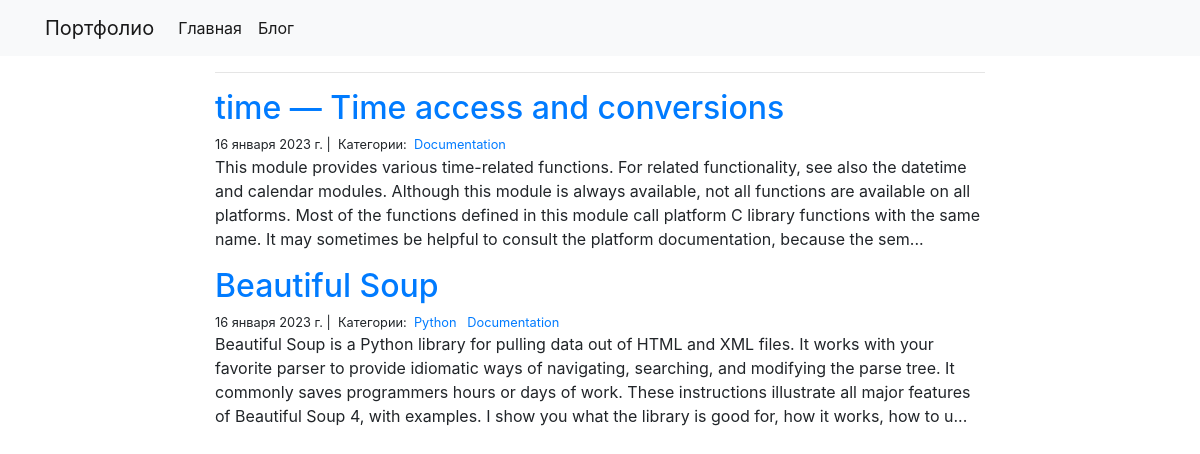
Page /blog/Documentation/ on the committed database.
### blog/models.py (models this page shows)
class Post(models.Model):
    title = models.CharField(max_length=250)# название статьи
    body = models.TextField() #тело нашего поста, то что будет написано в основной части статьи
    created_on = models.DateTimeField(auto_now_add=True) # дата создания экземпляра класса
    last_modified = models.DateTimeField(auto_now=True) # время изменения нашего поста
    categories = models.ManyToManyField('Category', related_name='posts')# отношение многие к многим

class Category(models.Model):
    name = models.CharField(max_length=30)

### blog/views.py (the view)
# urls.py: path("<category>/", views.blog_category, name="blog_category"),
def blog_category(request, category):
    posts = Post.objects.filter(
        categories__name__contains = category
    ).order_by('-created_on')
    context={
        'posts':posts,
        'categories':category
    }
    return render(request, "blog_category.html", context)

### blog/templates/blog_category.html (shortened to what this page needs)
{% extends "base.html" %}
{% block page_content %}
<div class="col-md-8 offset-md-2">
    <hr>
    {% for post in posts %}
        <h2><a href="{% url 'blog_detail' post.pk%}">{{ post.title }}</a></h2>
        <small>
            {{ post.created_on.date }} |&nbsp;
            Категории:&nbsp;
            {% for category in post.categories.all %}
            <a href="{% url 'blog_category' category.name %}">
                {{ category.name }}
            </a>&nbsp;
            {% endfor %}
        </small>
        <p>{{ post.body | slice:":400" }}...</p>
    {% endfor %}
</div>
{% endblock %}

### rows in the picture
Post: title "time — Time access and conversions", created_on "16 января 2023 г.", body "This module provides various time-related functions. For related functionality, see also the datetime and calendar modules. Although this module is always available, not all functions are available on all platforms. Most of the functions defined in this module call platform C library functions with the same name. It may sometimes be helpful to consult the platform documentation, because the sem"
Category: name "Documentation"
Post: title "Beautiful Soup", created_on "16 января 2023 г.", body "Beautiful Soup is a Python library for pulling data out of HTML and XML files. It works with your favorite parser to provide idiomatic ways of navigating, searching, and modifying the parse tree. It commonly saves programmers hours or days of work. These instructions illustrate all major features of Beautiful Soup 4, with examples. I show you what the library is good for, how it works, how to u"
Category: name "Python"
